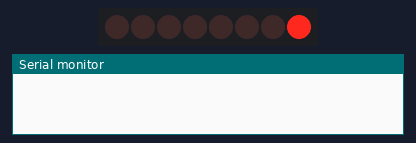
Bench run of a sketch on a simulated Arduino Uno, built with avr-gcc and run on an emulated ATmega328P. Parts: 8 shift-register outputs drawn as a row of LEDs (first output left, lit = HIGH), the last lines printed to the serial monitor. Wiring (inferred from the names in the program): shift register (74HC595): data pin 12; shift clock pin 9; latch pin 11. Wiring (inferred from the signals the program sends): row of LEDs: on Q0, Q1, Q2, Q3, Q4, Q5, Q6, Q7.

Above: at 0.05 s.
At 0.35 s:
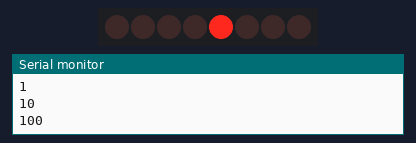
At 0.75 s:
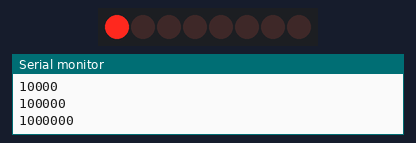
At 1.45 s:
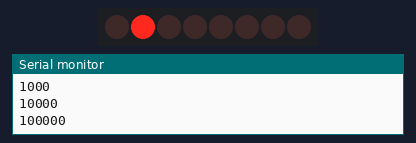
At 2.15 s:
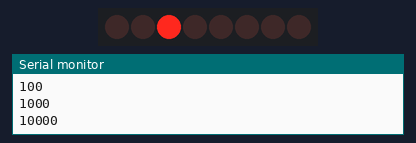
At 2.86 s:
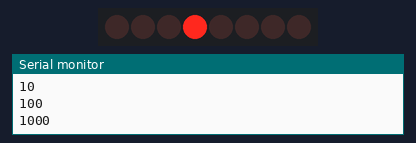
Timing chart, 0 to 3.2 s (numbered marks = the images above):
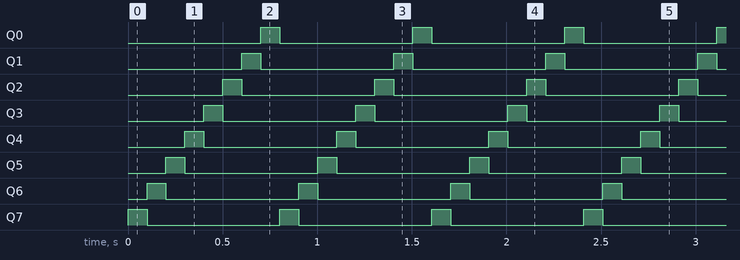

The sketch:

circular_shifts_left.ino
```cpp
int latchPin = 11;
int clockPin = 9;
int dataPin =12;

//byte LEDs = 0xFF; // turns all the LEDs ON 1111, 1111
int dt = 100;

byte LEDs2 = 0b0000001;
void setup() {
  // put your setup code here, to run once:
Serial.begin(9600);
pinMode(latchPin, OUTPUT);
pinMode(dataPin, OUTPUT);
pinMode(clockPin, OUTPUT);

}

void loop() {
  // put your main code here, to run repeatedly:
//digitalWrite(latchPin, LOW);
//shiftOut(dataPin, clockPin, LSBFIRST, LEDs);
//digitalWrite(latchPin, HIGH);
//delay(dt);
//
//Serial.println(LEDs, BIN);
//LEDs = LEDs /2; // shifts to the right

digitalWrite(latchPin, LOW);
shiftOut(dataPin, clockPin, LSBFIRST, LEDs2);
digitalWrite(latchPin, HIGH);
delay(dt);

Serial.println(LEDs2, BIN);
LEDs2 = LEDs2/128 + LEDs2 * 2; // shifts to the left

}
```

Measured:
- by itself, Q0–7: alternates HIGH for 0.10 s and LOW for 0.70 s
- by itself, everything shown: repeats every 0.80 s, in 8 steps
